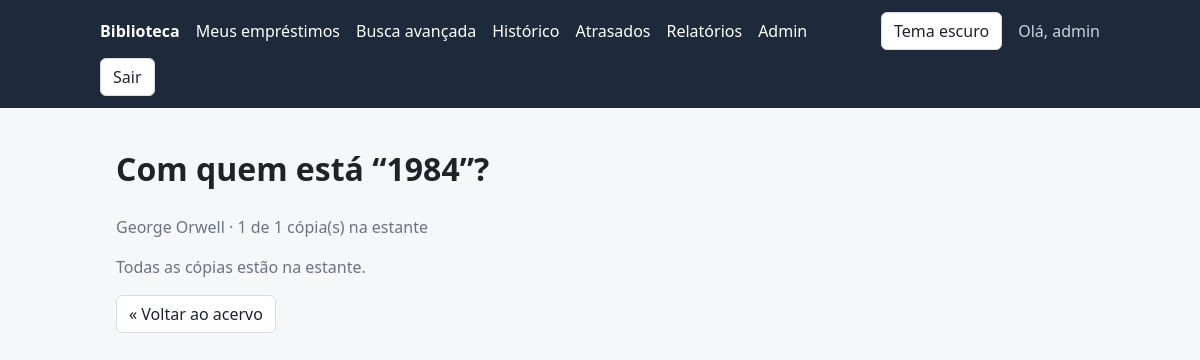
Page /equipe/livros/3/leitores/ (signed in) on the committed database.
### catalog/models.py (models this page shows, shortened)
class Book(models.Model):
    title = models.CharField("Título", max_length=255)  # texto curto, até 255 caracteres
    author = models.CharField("Autor(a)", max_length=255)
    isbn = models.CharField("ISBN", max_length=13, unique=True)  # unique: o banco não aceita ISBN repetido
    copies_total = models.PositiveIntegerField("Cópias totais", default=1)  # inteiro >= 0; vale 1 se ninguém informar
    image = models.ImageField("Capa", upload_to="book_covers/", blank=True, null=True)
    category = models.ForeignKey(
        Category,
        on_delete=models.SET_NULL,
        null=True,
        blank=True,
        related_name="books",  # permite fazer categoria.books.all()
        verbose_name="Categoria",
    )
    language = models.CharField("Idioma", max_length=50, blank=True)
    publisher = models.CharField("Editora", max_length=150, blank=True)
    edition_year = models.PositiveSmallIntegerField("Ano de edição", null=True, blank=True)
    created_at = models.DateTimeField("Cadastrado em", auto_now_add=True)  # preenchido sozinho na criação
    class Meta:
        ordering = ["title"]  # ordem padrão das consultas: alfabética pelo título
        verbose_name = "Livro"  # nome no singular, usado pelo Admin
        verbose_name_plural = "Livros"  # nome no plural, usado pelo Admin
    @property
    def copies_available(self):
        active_loans = self.loans.filter(returned_at__isnull=True).count()
        return max(self.copies_total - active_loans, 0)

### catalog/views.py (the view)
# urls.py: path("equipe/livros/<int:book_id>/leitores/", views.book_borrowers, name="book_borrowers"),
@staff_required
def book_borrowers(request, book_id):
    book = get_object_or_404(Book, pk=book_id)
    loans = book.loans.filter(returned_at__isnull=True).select_related("user")
    return render(request, "catalog/book_borrowers.html", {"book": book, "loans": loans})

### catalog/views.py (called while the page is built)
def staff_required(view):
    @wraps(view)  # mantém o nome e a documentação da view original
    @login_required  # primeiro exige login
    def wrapper(request, *args, **kwargs):
        if not request.user.is_staff:
            raise PermissionDenied
        return view(request, *args, **kwargs)
    return wrapper  # a função "embrulhada" passa a ocupar o lugar da view

### templates/catalog/book_borrowers.html (shortened to what this page needs)
{% extends "base.html" %}
{% block content %}
  <h1>Com quem está “{{ book.title }}”?</h1>
  <p class="muted">{{ book.author }} · {{ book.copies_available }} de {{ book.copies_total }} cópia(s) na estante</p>
  {% if loans %}
    <div class="table-wrap">
      <table>
        <thead>
          <tr>
            <th>Leitor(a)</th>
            <th>Desde</th>
            <th>Devolver até</th>
            <th>Situação</th>
          </tr>
        </thead>
        <tbody>
          {% for loan in loans %}
            <tr>
              <td>{{ loan.user.username }}</td>
              <td>{{ loan.borrowed_at|date:"d/m/Y" }}</td>
              <td>{{ loan.due_date|date:"d/m/Y" }}</td>
              <td>
                {% if loan.is_overdue %}
                  <strong class="danger">Atrasado</strong>
                {% else %}
                  <span class="success">Em dia</span>
                {% endif %}
              </td>
            </tr>
          {% endfor %}
        </tbody>
      </table>
    </div>
  {% else %}
    <p class="muted">Todas as cópias estão na estante.</p>
  {% endif %}
  <p><a class="btn" href="{% url 'catalog:book_list' %}">« Voltar ao acervo</a></p>
{% endblock %}

### templates/base.html (shortened to what this page needs)
{% load static %}
<!DOCTYPE html>
<html lang="pt-br">
<head>
  <link rel="stylesheet" href="{% static 'css/style.css' %}">
</head>
<body>
  <header>
    <nav>
      <a href="{% url 'catalog:book_list' %}"><strong>Biblioteca</strong></a>
      {% if user.is_authenticated %}
        <a href="{% url 'catalog:my_loans' %}">Meus empréstimos</a>
        <a href="{% url 'catalog:advanced_search' %}">Busca avançada</a>
        <a href="{% url 'catalog:search_history' %}">Histórico</a>
        {% if user.is_staff %}
          <a href="{% url 'catalog:overdue_loans' %}">Atrasados</a>
          <a href="{% url 'catalog:reports_index' %}">Relatórios</a>
          <a href="{% url 'admin:index' %}">Admin</a>
        {% endif %}
      {% endif %}
      <button id="theme-toggle" class="btn" type="button">Tema escuro</button>
      {% if user.is_authenticated %}
        <span class="user">Olá, {{ user.username }}</span>
        <form class="inline" method="post" action="{% url 'logout' %}">
          <button class="btn" type="submit">Sair</button>
        </form>
      {% else %}
        <a href="{% url 'login' %}">Entrar</a>
      {% endif %}
    </nav>
  </header>
  <main>
    {% block content %}{% endblock %}
  </main>
</body>
</html>

### static/css/style.css (style rules this page uses)
:root { --bg: #f6f7f9; --card: #ffffff; --text: #1f2328; --muted: #6b7280; --border: #d9dde3; --primary: #2f5bd3; --header: #1e293b; --danger: #b42318; --success: #067647; --warning: #b54708; }
* { box-sizing: border-box; }
body { margin: 0; font-family: system-ui, Arial, sans-serif; background: var(--bg); color: var(--text); line-height: 1.5; }
a { color: var(--primary); }
header { background: var(--header); padding: 12px 16px; }
nav { max-width: 1000px; margin: 0 auto; display: flex; flex-wrap: wrap; gap: 8px 16px; align-items: center; }
nav a { color: #fff; text-decoration: none; }
nav .user { color: #cbd5e1; }
main { max-width: 1000px; margin: 0 auto; padding: 16px; }
.muted { color: var(--muted); }
.btn { display: inline-block; padding: 6px 12px; border: 1px solid var(--border); border-radius: 6px; background: var(--card); color: var(--text); cursor: pointer; font: inherit; text-decoration: none; }
form.inline { display: inline; }

### rows in the picture
Book: title "1984", author "George Orwell", copies_available "1", copies_total "1"

### other values in the picture
{{ user.username }} "admin"
